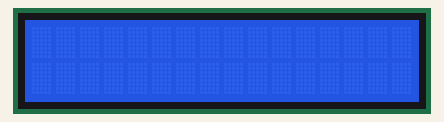
A sketch run on a simulated Arduino Uno, built with avr-gcc and run on an emulated ATmega328P. Shown: 16×2 character LCD.

Above: at 0.1 s.
At 1.1 s:
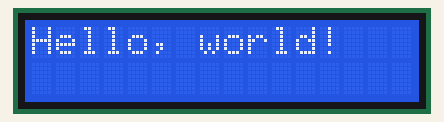
At 2.1 s:
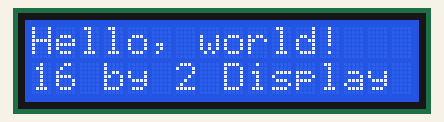

The sketch:

sketch_jan19a.ino
```cpp
/* YourDuino.com Example Software Sketch
16 character 2 line I2C Display
NEW TYPE Marked "Arduino-IIC-LCD GY-LCD-V1"
terry@yourduino.com */
/*-----( Import needed libraries )-----*/
#include <Wire.h>
#include <LCD.h>
#include <LiquidCrystal_I2C.h>  // F Malpartida's NewLiquidCrystal library

/*-----( Declare Constants )-----*/
#define I2C_ADDR    0x20  // Define I2C Address for the PCF8574A
//---(Following are the PCF8574 pin assignments to LCD connections )----
// This are different than earlier/different I2C LCD displays
#define BACKLIGHT_PIN  7
#define En_pin  4
#define Rw_pin  5
#define Rs_pin  6
#define D4_pin  0
#define D5_pin  1
#define D6_pin  2
#define D7_pin  3

#define  LED_OFF  0
#define  LED_ON  1

/*-----( Declare objects )-----*/
LiquidCrystal_I2C  lcd(I2C_ADDR,En_pin,Rw_pin,Rs_pin,D4_pin,D5_pin,D6_pin,D7_pin);

void setup()   /*----( SETUP: RUNS ONCE )----*/
{
 lcd.begin (16,2);  // initialize the lcd
// Switch on the backlight
 lcd.setBacklightPin(BACKLIGHT_PIN,NEGATIVE);
 lcd.setBacklight(LED_ON);
}// END Setup

void loop()   /*----( LOOP: RUNS OVER AND OVER AGAIN )----*/
{

// Reset the display
 lcd.clear();
 delay(1000);
 lcd.home();

// Print our characters on the LCD
 lcd.backlight();  //Backlight ON if under program control
 lcd.setCursor(0,0); //Start at character 0 on line 0
 lcd.print("Hello, world!");
 delay(1000);
 lcd.setCursor(0,1); //Start at character 0 on line 1
 lcd.print("16 by 2 Display");
 delay(8000);
} // END Loop
```

Measured:
- by itself, everything shown: repeats every 10.0 s, in 3 steps
- what the display in image 1 shows lasts 1.0 s, from 1.1 s to 2.1 s
- what the display in image 2 shows lasts 8.0 s, from 2.1 s to 10.1 s
